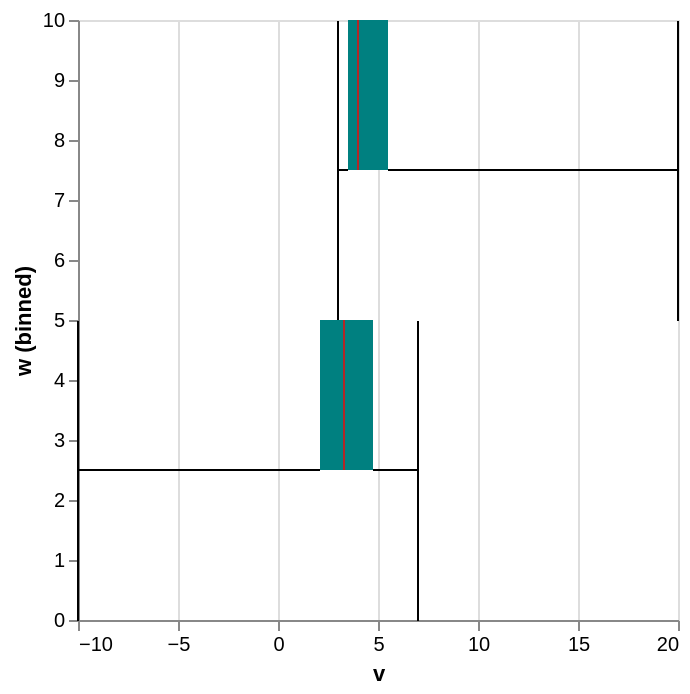

This figure's Vega-Lite source:
### Vega-Lite specification from a JSON file in a GitHub repository (floating-point values rounded to 4 significant figures)
{"$schema": "https://vega.github.io/schema/vega-lite/v6.json", "data": {"values": [{"g": "a", "v": 1, "w": 0.0}, {"g": "a", "v": 2, "w": 1.7}, {"g": "a", "v": 2.5, "w": 3.4}, {"g": "a", "v": 3, "w": 5.1}, {"g": "a", "v": 4, "w": 6.8}, {"g": "a", "v": 20, "w": 8.5}, {"g": "a", "v": 3.3, "w": 1.2}, {"g": "a", "v": 2.2, "w": 2.9}, {"g": "b", "v": -10, "w": 4.6}, {"g": "b", "v": 5, "w": 6.3}, {"g": "b", "v": 6, "w": 8.0}, {"g": "b", "v": 6.5, "w": 0.7}, {"g": "b", "v": 7, "w": 2.4}, {"g": "b", "v": 5.5, "w": 4.1}, {"g": "c", "v": 3, "w": 5.8}, {"g": "d", "v": 4, "w": 7.5}, {"g": "d", "v": 4, "w": 0.2}, {"g": "d", "v": 4, "w": 1.9}]}, "mark": {"type": "boxplot", "extent": "min-max", "ticks": true, "median": {"color": "red"}}, "encoding": {"x": {"field": "v", "type": "quantitative"}, "y": {"field": "w", "bin": {"maxbins": 3}}, "size": {"value": 10}, "color": {"value": "teal"}}}
